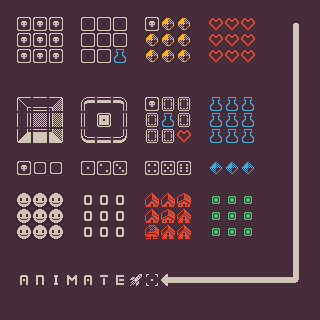

Below is a game level as drawn by its tile map, then a one-line description and the .tmx file that defines it, in full:
An orthogonal 20x20 tile map with 16x16 px tiles, 2 tile layers (background, animated).

<map version="1.8" tiledversion="1.8.4" orientation="orthogonal" renderorder="right-down" width="20" height="20" tilewidth="16" tileheight="16" infinite="0" nextlayerid="3" nextobjectid="1">
 <editorsettings>
  <export target="tilemap07-anim.json" format="json" />
 </editorsettings>
 <tileset firstgid="1" name="colored_packed" tilewidth="16" tileheight="16" tilecount="1056" columns="48">
  <image source="colored_packed.png" width="768" height="352" />
  <tile id="520">
   <animation>
    <frame tileid="520" duration="250" />
    <frame tileid="521" duration="250" />
    <frame tileid="522" duration="250" />
    <frame tileid="519" duration="500" />
    <frame tileid="520" duration="500" />
    <frame tileid="519" duration="500" />
   </animation>
  </tile>
  <tile id="568">
   <animation>
    <frame tileid="568" duration="500" />
    <frame tileid="569" duration="500" />
    <frame tileid="570" duration="500" />
    <frame tileid="569" duration="500" />
   </animation>
  </tile>
  <tile id="665">
   <animation>
    <frame tileid="665" duration="500" />
    <frame tileid="666" duration="500" />
   </animation>
  </tile>
  <tile id="697">
   <animation>
    <frame tileid="697" duration="250" />
    <frame tileid="698" duration="250" />
    <frame tileid="699" duration="250" />
    <frame tileid="698" duration="250" />
   </animation>
  </tile>
  <tile id="707">
   <animation>
    <frame tileid="707" duration="500" />
    <frame tileid="709" duration="500" />
    <frame tileid="710" duration="500" />
    <frame tileid="708" duration="500" />
    <frame tileid="710" duration="500" />
   </animation>
  </tile>
  <tile id="711">
   <animation>
    <frame tileid="711" duration="500" />
    <frame tileid="759" duration="500" />
   </animation>
  </tile>
  <tile id="713">
   <animation>
    <frame tileid="713" duration="500" />
    <frame tileid="761" duration="500" />
   </animation>
  </tile>
  <tile id="714">
   <animation>
    <frame tileid="714" duration="500" />
    <frame tileid="762" duration="500" />
   </animation>
  </tile>
  <tile id="715">
   <animation>
    <frame tileid="715" duration="500" />
    <frame tileid="763" duration="500" />
   </animation>
  </tile>
  <tile id="716">
   <animation>
    <frame tileid="716" duration="500" />
    <frame tileid="764" duration="500" />
   </animation>
  </tile>
  <tile id="717">
   <animation>
    <frame tileid="717" duration="500" />
    <frame tileid="765" duration="500" />
   </animation>
  </tile>
  <tile id="718">
   <animation>
    <frame tileid="718" duration="500" />
    <frame tileid="766" duration="500" />
   </animation>
  </tile>
  <tile id="719">
   <animation>
    <frame tileid="719" duration="500" />
    <frame tileid="767" duration="500" />
   </animation>
  </tile>
  <tile id="762">
   <animation>
    <frame tileid="762" duration="125" />
    <frame tileid="763" duration="125" />
    <frame tileid="764" duration="125" />
    <frame tileid="765" duration="125" />
    <frame tileid="766" duration="125" />
    <frame tileid="767" duration="125" />
    <frame tileid="719" duration="125" />
    <frame tileid="718" duration="125" />
    <frame tileid="717" duration="125" />
    <frame tileid="716" duration="125" />
    <frame tileid="715" duration="125" />
    <frame tileid="714" duration="125" />
    <frame tileid="665" duration="125" />
    <frame tileid="708" duration="125" />
    <frame tileid="665" duration="125" />
   </animation>
  </tile>
  <tile id="851">
   <animation>
    <frame tileid="851" duration="100" />
    <frame tileid="852" duration="100" />
    <frame tileid="853" duration="100" />
    <frame tileid="854" duration="100" />
    <frame tileid="855" duration="100" />
    <frame tileid="856" duration="100" />
    <frame tileid="857" duration="100" />
    <frame tileid="858" duration="100" />
    <frame tileid="859" duration="100" />
    <frame tileid="860" duration="100" />
    <frame tileid="755" duration="500" />
   </animation>
  </tile>
 </tileset>
 <layer id="1" name="background" width="20" height="20">
  <data encoding="csv">
1,1,1,1,1,1,1,1,1,1,1,1,1,1,1,1,1,1,1,1,
1,1,1,1,1,1,1,1,1,1,513,513,1,1,1,1,1,1,3221226123,1,
1,1,1,1,1,1,1,1,1,513,513,513,1,1,1,1,1,1,650,1,
1,1,1,1,1,1,1,1,1,513,513,513,1,1,1,1,1,1,650,1,
1,1,1,1,1,1,1,1,1,1,1,1,1,1,1,1,1,1,650,1,
1,1,1,1,1,1,1,1,1,1,1,1,1,1,1,1,1,1,650,1,
1,769,770,771,1,929,930,931,1,1,1,1,1,1,1,1,1,1,650,1,
1,817,818,819,1,977,978,979,1,1,1,1,1,1,1,1,1,1,650,1,
1,865,866,867,1,1025,1026,1027,1,1,1,1,1,1,1,1,1,1,650,1,
1,1,1,1,1,1,1,1,1,1,1,1,1,1,1,1,1,1,650,1,
1,1,1,1,1,1,1,1,1,1,1,1,1,514,514,514,1,1,650,1,
1,1,1,1,1,1,1,1,1,1,1,1,1,1,1,1,1,1,650,1,
1,1,1,1,1,1,1,1,1,913,913,914,1,1036,1036,1036,1,1,650,1,
1,1,1,1,1,1,1,1,1,913,914,962,1,1036,1036,1036,1,1,650,1,
1,1,1,1,1,1,1,1,1,961,962,962,1,1036,1036,1036,1,1,650,1,
1,1,1,1,1,1,1,1,1,1,1,1,1,1,1,1,1,1,650,1,
1,1,1,1,1,1,1,1,1,1,1,1,1,1,1,1,1,1,650,1,
1,900,948,908,912,900,954,904,1043,1,1610613337,2684355210,2684355210,2684355210,2684355210,2684355210,2684355210,2684355210,3221226125,1,
1,1,1,1,1,1,1,1,1,1,1,1,1,1,1,1,1,1,1,1,
1,1,1,1,1,1,1,1,1,1,1,1,1,1,1,1,1,1,1,1
</data>
 </layer>
 <layer id="2" name="animated" width="20" height="20">
  <data encoding="csv">
0,0,0,0,0,0,0,0,0,0,0,0,0,0,0,0,0,0,0,0,
0,714,714,714,0,712,712,712,0,714,0,0,0,521,521,521,0,0,0,0,
0,714,714,714,0,712,712,712,0,0,0,0,0,521,521,521,0,0,0,0,
0,714,714,714,0,712,712,569,0,0,0,0,0,521,521,521,0,0,0,0,
0,0,0,0,0,0,0,0,0,0,0,0,0,0,0,0,0,0,0,0,
0,0,0,0,0,0,0,0,0,0,0,0,0,0,0,0,0,0,0,0,
0,0,0,0,0,0,0,0,0,714,788,788,0,569,569,569,0,0,0,0,
0,0,0,0,0,0,763,0,0,788,569,788,0,569,569,569,0,0,0,0,
0,0,0,0,0,0,0,0,0,788,788,521,0,569,569,569,0,0,0,0,
0,0,0,0,0,0,0,0,0,0,0,0,0,0,0,0,0,0,0,0,
0,714,666,666,0,715,716,717,0,718,719,720,0,0,0,0,0,0,0,0,
0,0,0,0,0,0,0,0,0,0,0,0,0,0,0,0,0,0,0,0,
0,708,708,708,0,852,852,852,0,0,0,0,0,0,0,0,0,0,0,0,
0,708,708,708,0,852,852,852,0,0,0,0,0,0,0,0,0,0,0,0,
0,708,708,708,0,852,852,852,0,0,0,0,0,0,0,0,0,0,0,0,
0,0,0,0,0,0,0,0,0,0,0,0,0,0,0,0,0,0,0,0,
0,0,0,0,0,0,0,0,0,0,0,0,0,0,0,0,0,0,0,0,
0,0,0,0,0,0,0,0,0,698,0,0,0,0,0,0,0,0,0,0,
0,0,0,0,0,0,0,0,0,0,0,0,0,0,0,0,0,0,0,0,
0,0,0,0,0,0,0,0,0,0,0,0,0,0,0,0,0,0,0,0
</data>
 </layer>
</map>
